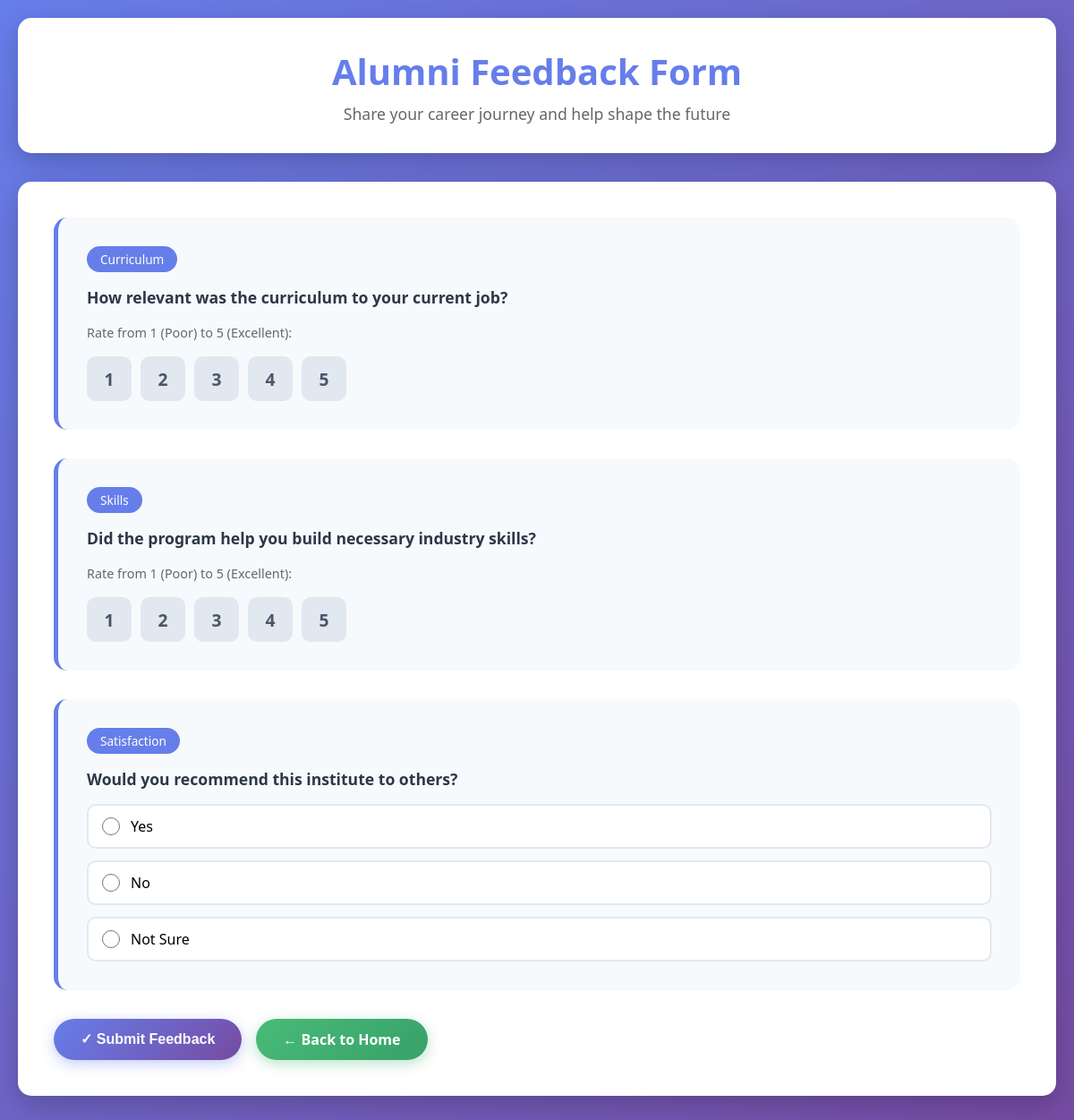
Page /feedback/alumni/ on the committed database.
### feedback/models.py (models this page shows, shortened)
class Question(models.Model):
    STAKEHOLDER_CHOICES = [
        ('student', 'Student'),
        ('alumni', 'Alumni'),
        ('employer', 'Employer'),
    ]
    QUESTION_TYPE_CHOICES = [
        ('rating', 'Rating (1–5)'),
        ('mcq', 'Multiple Choice'),
    ]
    text = models.TextField()
    category = models.CharField(max_length=50)
    stakeholder_type = models.CharField(max_length=20, choices=STAKEHOLDER_CHOICES)
    question_type = models.CharField(max_length=10, choices=QUESTION_TYPE_CHOICES, default='rating')

class Option(models.Model):
    question = models.ForeignKey(Question, on_delete=models.CASCADE, related_name='options')
    text = models.CharField(max_length=255)

### feedback/views.py (the view, shortened to what this page needs)
# urls.py: path('feedback/alumni/', views.alumni_feedback_view, name='alumni_feedback'),
def alumni_feedback_view(request):
    questions = Question.objects.filter(stakeholder_type='alumni')
    return render(request, 'feedback/alumni_feedback.html', {'questions': questions})

### feedback/templates/feedback/alumni_feedback.html (shortened to what this page needs)
{% extends 'feedback/base.html' %}
{% block content %}
<div class="header">
    <h1>Alumni Feedback Form</h1>
    <p>Share your career journey and help shape the future</p>
</div>
<div class="card">
    <form method="POST">
        {% for q in questions %}
        <div class="question-box">
            <span class="category">{{ q.category }}</span>
            <p>{{ q.text }}</p>
            {% if q.question_type == "rating" %}
                <label style="color: #666; font-size: 0.9rem; margin-top: 1rem;">Rate from 1 (Poor) to 5 (Excellent):</label>
                <div class="rating-group">
                    {% for i in "12345" %}
                    <label for="rating_{{ q.id }}_{{ i }}">{{ i }}</label>
                    {% endfor %}
                </div>
            {% elif q.question_type == "mcq" %}
                <div class="radio-group">
                    {% for option in q.options.all %}
                    <label>
                        <input type="radio" name="q_{{ q.id }}" value="{{ option.text }}" required>
                        <span>{{ option.text }}</span>
                    </label>
                    {% endfor %}
                </div>
            {% endif %}
        </div>
        {% endfor %}
        <div class="btn-group">
            <button type="submit" class="btn">✓ Submit Feedback</button>
            <a href="{% url 'home' %}" class="btn btn-secondary">← Back to Home</a>
        </div>
    </form>
</div>
{% endblock %}

### feedback/templates/feedback/base.html (style rules this page uses)
* { margin: 0; padding: 0; box-sizing: border-box; }
body { font-family: 'Segoe UI', Tahoma, Geneva, Verdana, sans-serif; background: linear-gradient(135deg, #667eea 0%, #764ba2 100%); min-height: 100vh; padding: 20px; }
.header { background: white; padding: 2rem; border-radius: 15px; box-shadow: 0 10px 30px rgba(0, 0, 0, 0.2); margin-bottom: 2rem; text-align: center; }
.header h1 { color: #667eea; font-size: 2.5rem; margin-bottom: 0.5rem; }
.header p { color: #666; font-size: 1.1rem; }
.card { background: white; padding: 2.5rem; border-radius: 15px; box-shadow: 0 10px 30px rgba(0, 0, 0, 0.2); margin-bottom: 2rem; animation: fadeIn 0.5s ease; }
.btn { display: inline-block; padding: 12px 30px; background: linear-gradient(135deg, #667eea 0%, #764ba2 100%); color: white; text-decoration: none; border-radius: 50px; font-weight: 600; transition: all 0.3s ease; border: none; cursor: pointer; font-size: 1rem; box-shadow: 0 4px 15px rgba(102, 126, 234, 0.4); }
.btn-secondary { background: linear-gradient(135deg, #48bb78 0%, #38a169 100%); box-shadow: 0 4px 15px rgba(72, 187, 120, 0.4); }
.btn-group { display: flex; gap: 1rem; flex-wrap: wrap; margin-top: 1.5rem; }
.question-box { background: #f7fafc; padding: 2rem; border-radius: 15px; margin-bottom: 2rem; border-left: 5px solid #667eea; transition: all 0.3s ease; }
.question-box p { font-size: 1.1rem; color: #2d3748; margin-bottom: 1rem; font-weight: 600; }
.question-box .category { display: inline-block; background: #667eea; color: white; padding: 5px 15px; border-radius: 20px; font-size: 0.85rem; margin-bottom: 1rem; }
.rating-group { display: flex; gap: 10px; margin-top: 1rem; }
.rating-group label { width: 50px; height: 50px; background: #e2e8f0; border-radius: 10px; display: flex; align-items: center; justify-content: center; cursor: pointer; transition: all 0.3s ease; font-weight: bold; font-size: 1.2rem; color: #4a5568; }
.radio-group { display: flex; flex-direction: column; gap: 0.8rem; margin-top: 1rem; }
.radio-group label { display: flex; align-items: center; padding: 12px 15px; background: white; border: 2px solid #e2e8f0; border-radius: 10px; cursor: pointer; transition: all 0.3s ease; }
.radio-group input[type="radio"] { margin-right: 12px; width: 20px; height: 20px; cursor: pointer; }

### rows in the picture
Question: category "Curriculum", text "How relevant was the curriculum to your current job?", i "1" "2" "3" "4" "5"
Question: category "Skills", text "Did the program help you build necessary industry skills?", i "1" "2" "3" "4" "5"
Question: category "Satisfaction", text "Would you recommend this institute to others?"
Option: text "Yes"
Option: text "No"
Option: text "Not Sure"
